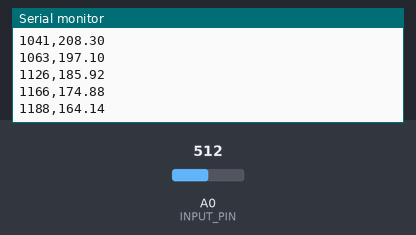
Bench run of a sketch on a simulated Arduino Uno, built with avr-gcc and run on an emulated ATmega328P. Parts: the last lines printed to the serial monitor. The test bench sets the inputs (shaded band); at power-on: A0 (INPUT_PIN) = 512.

Above: at 1.2 s.
1.3 s: A0 (INPUT_PIN) set to 716
At 1.38 s:
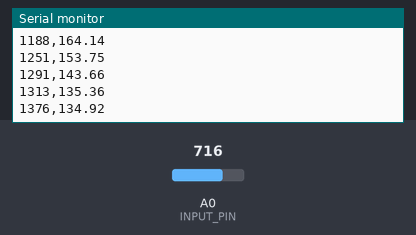
2.8 s: A0 (INPUT_PIN) set to 900
At 2.88 s:
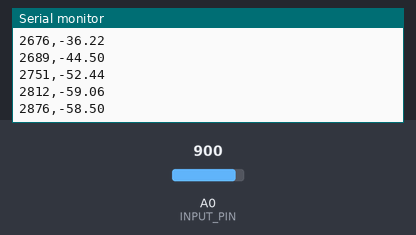
Timing chart, 0 to 5.8 s (numbered marks = the images above; inputs shaded):
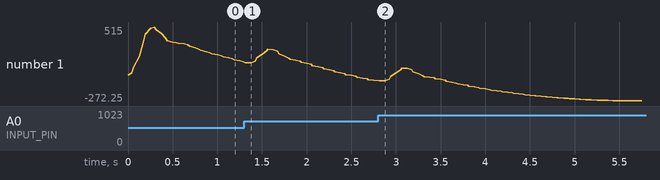

Measured:
- after the input at 1.3 s, the serial monitor: prints a new line at once (image 1)
- plotted number 1: 143.66 → -52.44 after the input at 1.3 s

The sketch:

test.ino.ino
```cpp
#include <Arduino.h>

#define SAMPLE_RATE 256
#define BAUD_RATE 115200
#define INPUT_PIN A0

float EEGFilter(float);

void setup() {
  Serial.begin(BAUD_RATE);

  // ---- Session Start Marker ----
  Serial.println("START_SESSION");
}

void loop() {

  static unsigned long past = 0;
  unsigned long present = micros();
  unsigned long interval = present - past;
  past = present;

  static long timer = 0;
  timer -= interval;

  if(timer < 0){
    timer += 1000000 / SAMPLE_RATE;

    float sensor_value = analogRead(INPUT_PIN);
    float signal = EEGFilter(sensor_value);

    // ---- CSV FORMAT ----
    // time(ms), eeg_value
    Serial.print(millis());
    Serial.print(",");
    Serial.println(signal);
  }
}

// ======= DO NOT CHANGE FILTER ========
float EEGFilter(float input) {
  float output = input;
  {
    static float z1, z2;
    float x = output - -0.95391350*z1 - 0.25311356*z2;
    output = 0.00735282*x + 0.01470564*z1 + 0.00735282*z2;
    z2 = z1;
    z1 = x;
  }
  {
    static float z1, z2;
    float x = output - -1.20596630*z1 - 0.60558332*z2;
    output = 1.00000000*x + 2.00000000*z1 + 1.00000000*z2;
    z2 = z1;
    z1 = x;
  }
  {
    static float z1, z2;
    float x = output - -1.97690645*z1 - 0.97706395*z2;
    output = 1.00000000*x + -2.00000000*z1 + 1.00000000*z2;
    z2 = z1;
    z1 = x;
  }
  {
    static float z1, z2;
    float x = output - -1.99071687*z1 - 0.99086813*z2;
    output = 1.00000000*x + -2.00000000*z1 + 1.00000000*z2;
    z2 = z1;
    z1 = x;
  }
  return output;
}
```
